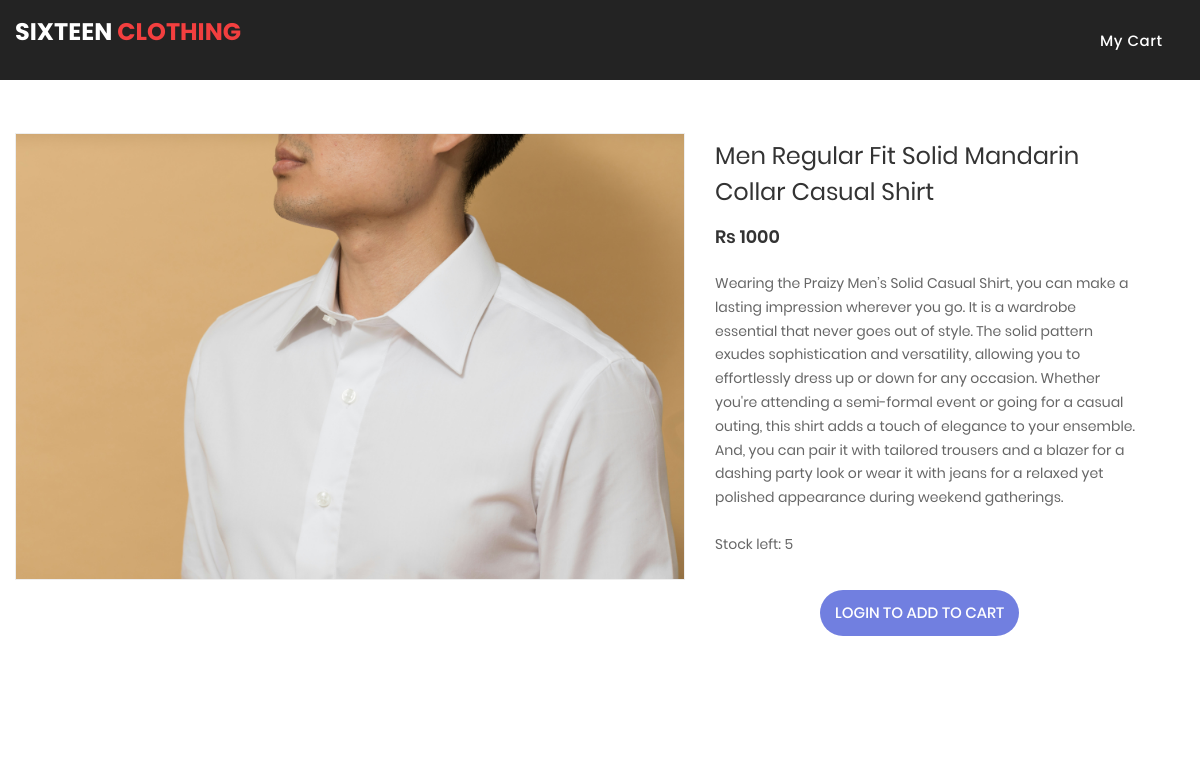
The app's page /men/men-regular-fit-solid-mandarin-collar-casual-shirt with its own data.
### shop/models.py (models this page shows, shortened)
class products(models.Model):
    name = models.CharField(max_length=250, unique=True)
    slug = models.SlugField(max_length=250, unique=True)
    image = models.ImageField(upload_to='products')
    desc = models.TextField()
    stock = models.IntegerField()
    price = models.IntegerField()
    available = models.BooleanField()
    category = models.ForeignKey(category, on_delete=models.CASCADE)
    class Meta:
        ordering = ('name',)
        verbose_name = 'product'
        verbose_name_plural = 'products'

### shop/views.py (the view)
# urls.py: path('<slug:categ_slug>/<slug:prod_slug>', views.prodDetails, name='prod-detail'),
def prodDetails(request, categ_slug, prod_slug):
    try:
        prod = products.objects.get(category__slug = categ_slug, slug = prod_slug)
    except products.DoesNotExist:
        prod = None
        print(f"No product found for category slug '{categ_slug}' and product slug '{prod_slug}'")
    return render(request, 'product-detail.html', {'prod': prod})

### cart/context_processor.py (called while the page is built)
def count(request):
    item_count = 0
    if 'admin' in request.path:
        return{}
    else:
        try:
            ct = cartlist.objects.filter(cart_id= c_id(request))
            ct_items = items.objects.all().filter(cart=ct[:1])
            for c in ct_items:
                item_count += c.quantity
        except cartlist.DoesNotExist:
            item_count = 0
        return dict(itct = item_count)

### cart/views.py (called while the page is built)
def c_id(request):
    if request.user.is_authenticated:
        return str(request.user.id)
    else:
        ct_id = request.session.session_key
        if not ct_id:
            ct_id = request.session.create()
        return ct_id

### templates/product-detail.html (shortened to what this page needs)
{% load static %}
<!DOCTYPE html>
<html lang="en">
<head>
	<link href="{% static 'main/vendor/bootstrap/css/bootstrap.min.css' %}" rel="stylesheet">
	<link rel="stylesheet" type="text/css" href="{% static 'detail/vendor/bootstrap/css/bootstrap.min.css' %}">
	<link rel="stylesheet" type="text/css"
		href="{% static 'detail/fonts/font-awesome-4.7.0/css/font-awesome.min.css' %}">
	<link rel="stylesheet" type="text/css"
		href="{% static 'detail/fonts/iconic/css/material-design-iconic-font.min.css' %}">
	<link rel="stylesheet" type="text/css" href="{% static 'detail/fonts/linearicons-v1.0.0/icon-font.min.css' %}">
	<link rel="stylesheet" type="text/css" href="{% static 'detail/vendor/animate/animate.css' %}">
	<link rel="stylesheet" type="text/css" href="{% static 'detail/vendor/css-hamburgers/hamburgers.min.css' %}">
	<link rel="stylesheet" type="text/css" href="{% static 'detail/vendor/animsition/css/animsition.min.css' %}">
	<link rel="stylesheet" type="text/css" href="{% static 'detail/vendor/select2/select2.min.css' %}">
	<link rel="stylesheet" type="text/css" href="{% static 'detail/vendor/daterangepicker/daterangepicker.css' %}">
	<link rel="stylesheet" type="text/css" href="{% static 'detail/vendor/slick/slick.css' %}">
	<link rel="stylesheet" type="text/css" href="{% static 'detail/vendor/MagnificPopup/magnific-popup.css' %}">
	<link rel="stylesheet" type="text/css" href="{% static 'detail/vendor/perfect-scrollbar/perfect-scrollbar.css' %}">
	<link rel="stylesheet" type="text/css" href="{% static 'detail/css/util.css' %}">
	<link rel="stylesheet" type="text/css" href="{% static 'detail/css/main.css' %}">
	<link rel="stylesheet" href="{% static 'main/assets/css/fontawesome.css' %}">
	<link rel="stylesheet" href="{% static 'main/assets/css/templatemo-sixteen.css' %}">
	<link rel="stylesheet" href="{% static 'main/assets/css/owl.css' %}">
</head>
</head>
<body class="animsition">
	<header class="">
		<nav class="navbar navbar-expand-lg">
			<div class="container">
				<a class="navbar-brand" href="/">
					<h2>Sixteen <em>Clothing</em></h2>
				</a>
				<div class="collapse navbar-collapse" id="navbarResponsive">
					<ul class="navbar-nav ml-auto">
						<li class="nav-item">
							<a class="nav-link" href="{% url 'cartDetails' %}">My Cart
							</a>
						</li>
					</ul>
				</div>
			</div>
		</nav>
	</header>
	<br>
	<br>
	<br>
	<section class="sec-product-detail bg0 p-t-65 p-b-60">
		<div class="container">
			<div class="row">
				<div class="col-md-6 col-lg-7 p-b-30">
					<div class="product-item">
						<img src="{{prod.image.url}}" alt=""></a>
					</div>
				</div>
				<div class="col-md-6 col-lg-5 p-b-30">
					<div class="p-r-50 p-t-5 p-lr-0-lg">
						<h4 class="mtext-105 cl2 js-name-detail p-b-14">
							{{prod.name}}
						</h4>
						<span class="mtext-106 cl2">
							Rs {{prod.price}}
						</span>
						<p class="stext-102 cl3 p-t-23">
							{{prod.desc}}
						</p>
						<p class="stext-102 cl3 p-t-23">
							Stock left: {{prod.stock}}
						</p>
						{% if prod.stock <= 0 %} <div class="col-md-12">
							<div class="alert alert-danger" role="alert">
								Sorry, No stock left
							</div>
					</div>
					{% else %}
					<div class="p-t-33">
						<div class="flex-w flex-r-m p-b-10">
							<div class="size-204 flex-w flex-m respon6-next">
								{% if user.is_authenticated %}
									<a href="{% url 'addcart' prod.id %}">
										<button class="flex-c-m stext-101 cl0 size-101 bg1 bor1 hov-btn1 p-lr-15 trans-04 js-addcart-detail">
											Add to cart
										</button>
									</a>
								{% else %}
									<a href="{% url 'login' %}">
										<button class="flex-c-m stext-101 cl0 size-101 bg1 bor1 hov-btn1 p-lr-15 trans-04 js-addcart-detail">
											Login to add to cart
										</button>
									</a>
								{% endif %}
							</div>
						</div>
					</div>
					{% endif %}
				</div>
			</div>
		</div>
	</section>
</body>
</html>

### static/detail/css/main.css (style rules this page uses)
.container { max-width: 1380px; }
@media (max-width: 1600px) { .container { max-width: 1200px; } }
.cl0 { color: #fff; }
.cl2 { color: #333; }
.cl3 { color: #666; }
.stext-101 { font-family: Poppins-Medium; font-size: 15px; line-height: 1.466667; text-transform: uppercase; }
.stext-102 { font-family: Poppins-Regular; font-size: 14px; line-height: 1.7; }
.mtext-105 { font-family: Poppins-Regular; font-size: 24px; line-height: 1.5; }
.mtext-106 { font-family: Poppins-SemiBold; font-size: 18px; line-height: 1.388888; }
.size-101 { min-width: 161px; height: 46px; }
.size-204 { width: calc(100% - 105px); }
.bg0 { background-color: #fff; }
.bg1 { background-color: #717fe0; }
.bor1 { border-radius: 23px; }

### static/main/assets/css/templatemo-sixteen.css (style rules this page uses)
body { font-family: 'Poppins', sans-serif; overflow-x: hidden; text-rendering: optimizeLegibility; -webkit-font-smoothing: antialiased; -moz-osx-font-smoothing: grayscale; }
p { margin-bottom: 0px; font-size: 14px; font-weight: 300; color: #4a4a4a; line-height: 24px; }
a { text-decoration: none!important; }
ul { padding: 0; margin: 0; list-style: none; }
h1,h2,h3,h4,h5,h6 { margin: 0px; }
header { position: absolute; z-index: 99999; width: 100%; height: 80px; background-color: #232323; -webkit-transition: all 0.3s ease-in-out 0s; -moz-transition: all 0.3s ease-in-out 0s; -o-transition: all 0.3s ease-in-out 0s; transition: all 0.3s ease-in-out 0s; }
header .navbar { padding: 17px 0px; }
.navbar .navbar-brand { float: left; margin-top: -12px; outline: none; }
.navbar .navbar-brand h2 { color: #fff; text-transform: uppercase; font-size: 24px; font-weight: 700; -webkit-transition: all .3s ease 0s; -moz-transition: all .3s ease 0s; -o-transition: all .3s ease 0s; transition: all .3s ease 0s; }
.navbar .navbar-brand h2 em { font-style: normal; color: #f33f3f; }
#navbarResponsive { z-index: 999; }
.navbar-collapse { text-align: center; }
.navbar .navbar-nav .nav-item { margin: 0px 15px; }
.navbar .navbar-nav a.nav-link { text-transform: capitalize; font-size: 15px; font-weight: 500; letter-spacing: 0.5px; color: #fff; transition: all 0.5s; margin-top: 5px; }
.product-item { border: 1px solid #eee; margin-bottom: 30px; }
.product-item img { width: 100%; overflow: hidden; }

### records on screen
products: image (picture), name "Men Regular Fit Solid Mandarin Collar Casual Shirt", price "1000", desc "Wearing the Praizy Men’s Solid Casual Shirt, you can make a lasting impression wherever you go. It is a wardrobe essential that never goes out of style. The solid pattern exudes sophistication and versatility, allowing you to effortlessly dress up or down for any occasion. Whether you're attending a semi-formal event or going for a casual outing, this shirt adds a touch of elegance to your ensemble. And, you can pair it with tailored trousers and a blazer for a dashing party look or wear it with jeans for a relaxed yet polished appearance during weekend gatherings.", stock "5"
